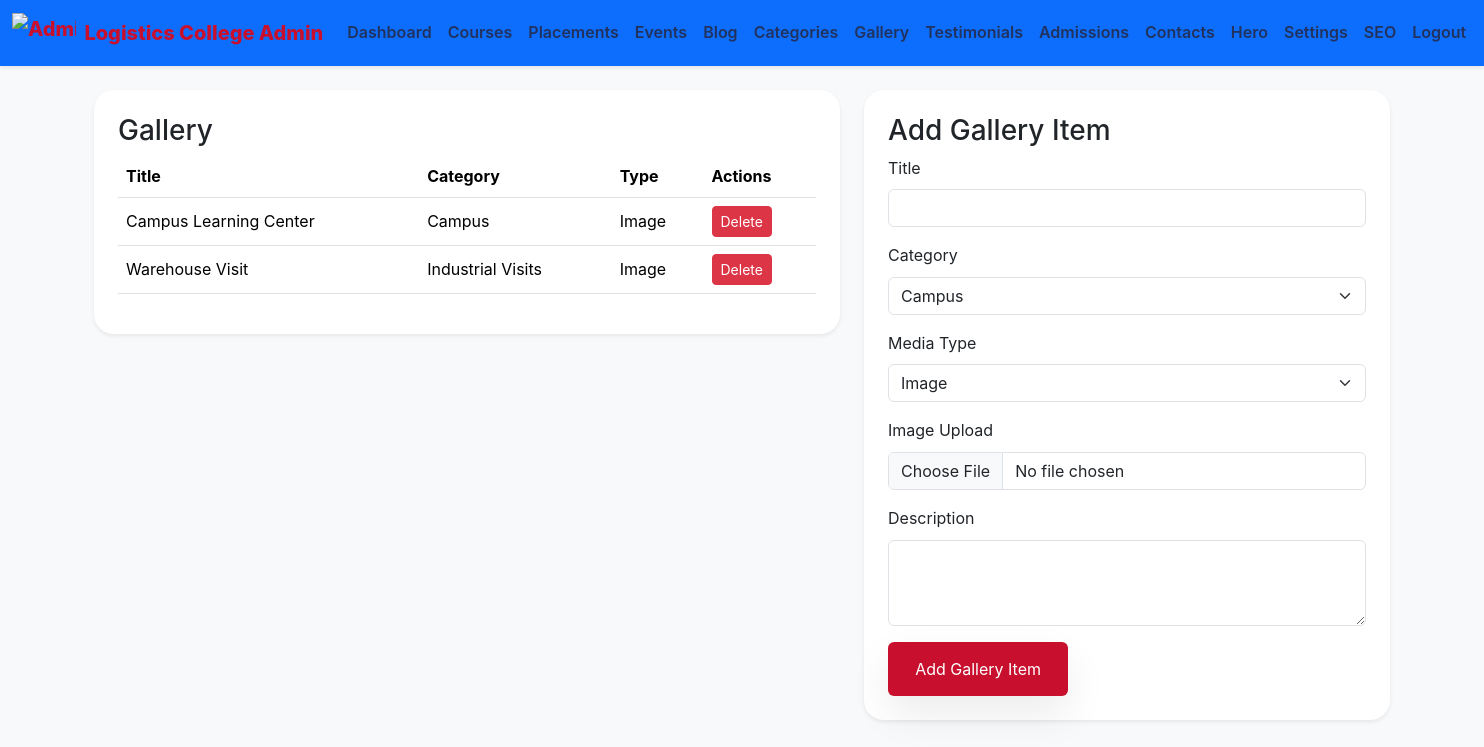
Screenshot of /admin/gallery.php (signed in) with the database file from the repository.
### tables this page shows
CREATE TABLE gallery (
  id INT UNSIGNED AUTO_INCREMENT PRIMARY KEY,
  title VARCHAR(255) NOT NULL,
  category VARCHAR(100) NOT NULL,
  media_type ENUM('image','video') NOT NULL DEFAULT 'image',
  media_file VARCHAR(255) DEFAULT NULL,
  media_url VARCHAR(255) DEFAULT NULL,
  description TEXT DEFAULT NULL,
  created_at DATETIME NOT NULL DEFAULT CURRENT_TIMESTAMP
);

### includes/functions.php (called while the page is built, shortened)
<?php
function e($value) {
    return htmlspecialchars($value, ENT_QUOTES, 'UTF-8');
}
function csrf_token() {
    return $_SESSION['csrf_token'];
}
function get_base_url() {
    $scriptName = $_SERVER['SCRIPT_NAME'];
    $parts = explode('/', trim($scriptName, '/'));
    if (!empty($parts) && $parts[0] !== 'index.php') {
        array_pop($parts);
        return '/' . implode('/', $parts);
    }
    return '/';
}
function site_url($path = '') {
    $base = get_base_url();
    return $base . '/' . ltrim($path, '/');
}

### admin/gallery.php (the view, shortened to what this page needs)
<?php
require_once __DIR__ . '/../config/config.php';
$categories = ['Campus', 'Events', 'Workshops', 'Industrial Visits'];
$items = $pdo->query('SELECT * FROM gallery ORDER BY created_at DESC')->fetchAll();
require_once __DIR__ . '/../includes/admin_header.php';
?>
<div class="row g-4">
    <div class="col-lg-7">
        <div class="card shadow-sm border-0 p-4">
            <h3>Gallery</h3>
            <table class="table">
                <thead>
                    <tr>
                        <th>Title</th>
                        <th>Category</th>
                        <th>Type</th>
                        <th>Actions</th>
                    </tr>
                </thead>
                <tbody>
                    <?php foreach ($items as $item): ?>
                        <tr>
                            <td><?= e($item['title']) ?></td>
                            <td><?= e($item['category']) ?></td>
                            <td><?= e(ucfirst($item['media_type'])) ?></td>
                            <td>
                                <a href="<?= e(site_url('admin/gallery.php?delete=' . $item['id'] . '&token=' . csrf_token())) ?>" class="btn btn-sm btn-danger" onclick="return confirm('Delete gallery item?');">Delete</a>
                            </td>
                        </tr>
                    <?php endforeach; ?>
                </tbody>
            </table>
        </div>
    </div>
    <div class="col-lg-5">
        <div class="card shadow-sm border-0 p-4">
            <h3>Add Gallery Item</h3>
            <form method="POST" enctype="multipart/form-data">
                <div class="mb-3">
                    <label class="form-label">Title</label>
                    <input type="text" name="title" class="form-control" required />
                </div>
                <div class="mb-3">
                    <label class="form-label">Category</label>
                    <select name="category" class="form-select" required>
                        <?php foreach ($categories as $category): ?>
                            <option value="<?= e($category) ?>"><?= e($category) ?></option>
                        <?php endforeach; ?>
                    </select>
                </div>
                <div class="mb-3">
                    <label class="form-label">Media Type</label>
                    <select name="media_type" id="mediaType" class="form-select" required>
                        <option value="image">Image</option>
                    </select>
                </div>
                <div class="mb-3" id="imageField">
                    <label class="form-label">Image Upload</label>
                    <input type="file" name="media_file" class="form-control" />
                </div>
                <div class="mb-3">
                    <label class="form-label">Description</label>
                    <textarea name="description" rows="3" class="form-control"></textarea>
                </div>
                <button type="submit" class="btn btn-primary">Add Gallery Item</button>
            </form>
        </div>
    </div>
</div>
<?php require_once __DIR__ . '/../includes/admin_footer.php';

### assets/css/style.css (style rules this page uses)
:root { --primary: #c8102e; --secondary: #ffcc00; --surface: #ffffff; --muted: #6b7280; --bg: #f4f7fb; --border: rgba(9, 31, 59, 0.08); }
* { box-sizing: border-box; }
body { font-family: 'Inter', sans-serif; background: var(--bg); color: #1f2937; line-height: 1.6; }
a { text-decoration: none; }
.btn-primary { background: var(--primary); border: none; padding: 0.95rem 1.7rem; box-shadow: 0 18px 40px rgba(0, 0, 0, 0.08); color: #fff; }
.card { border: 1px solid var(--border); border-radius: 1.25rem; }
.table td, .table th { vertical-align: middle; }

### rows the page displays
gallery: title "Campus Learning Center", category "Campus", media_type "Image"
gallery: title "Warehouse Visit", category "Industrial Visits", media_type "Image"

### other values shown
form field category "Campus"
